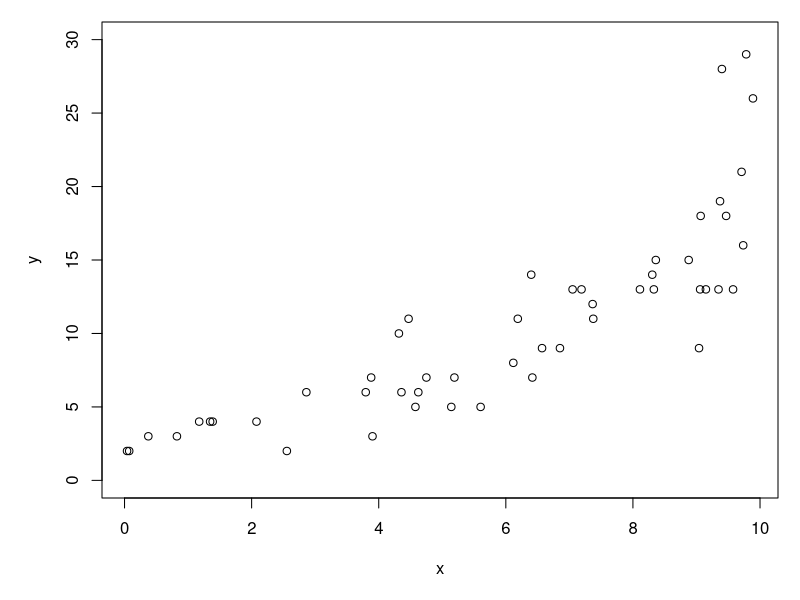
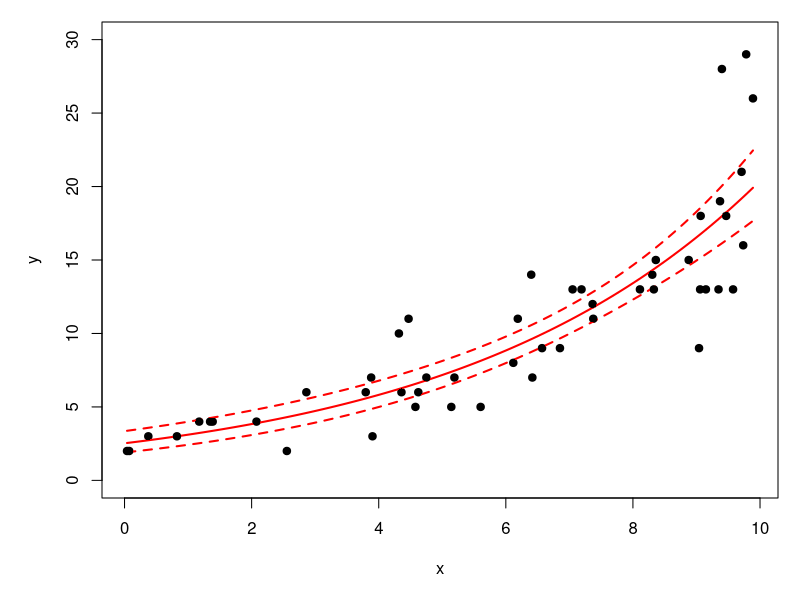
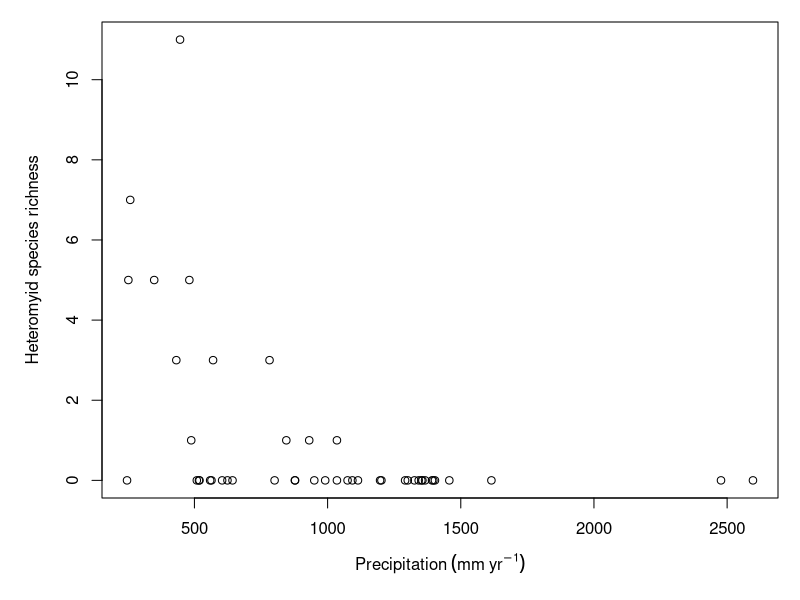
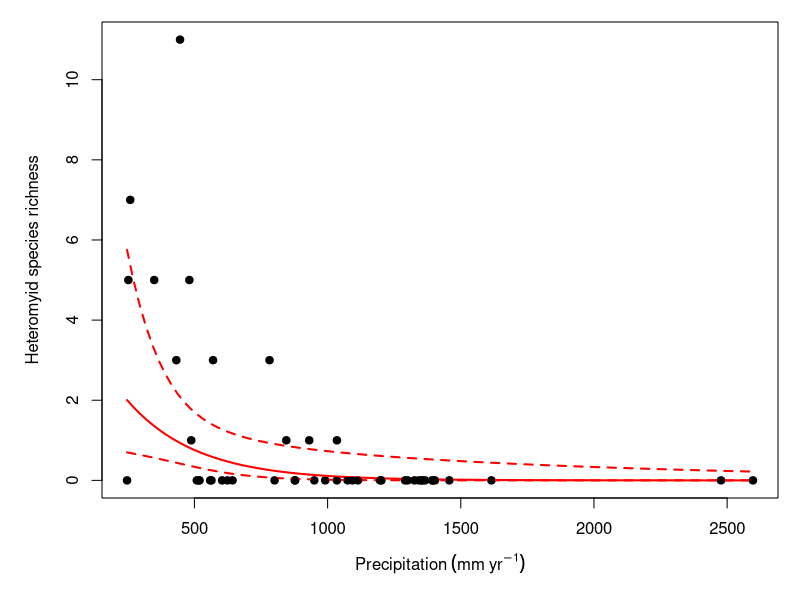
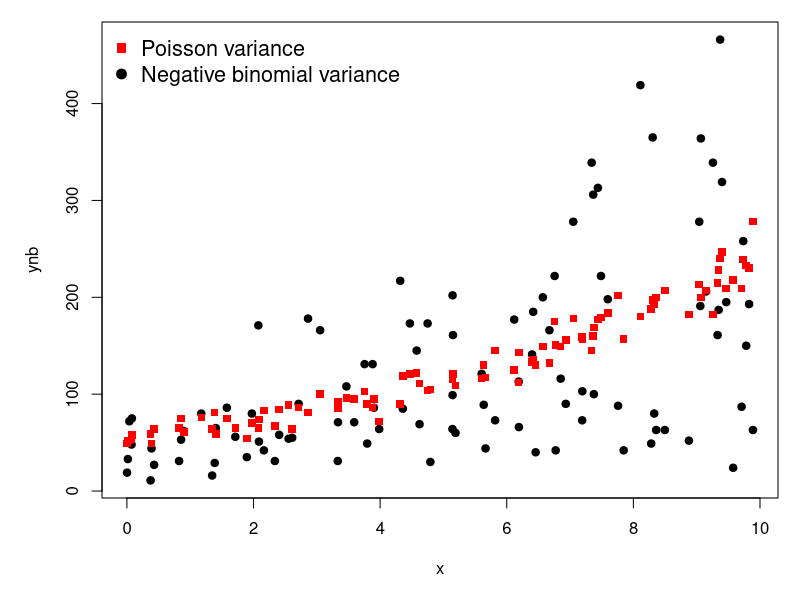
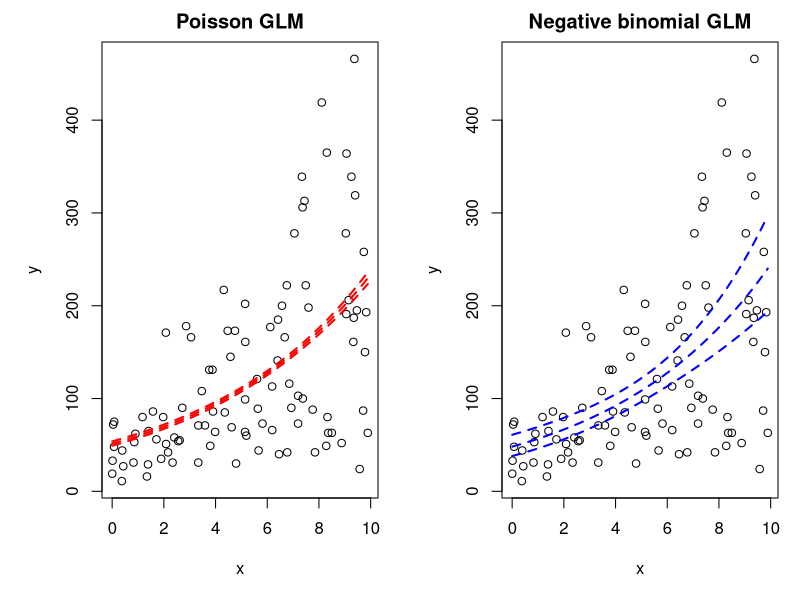
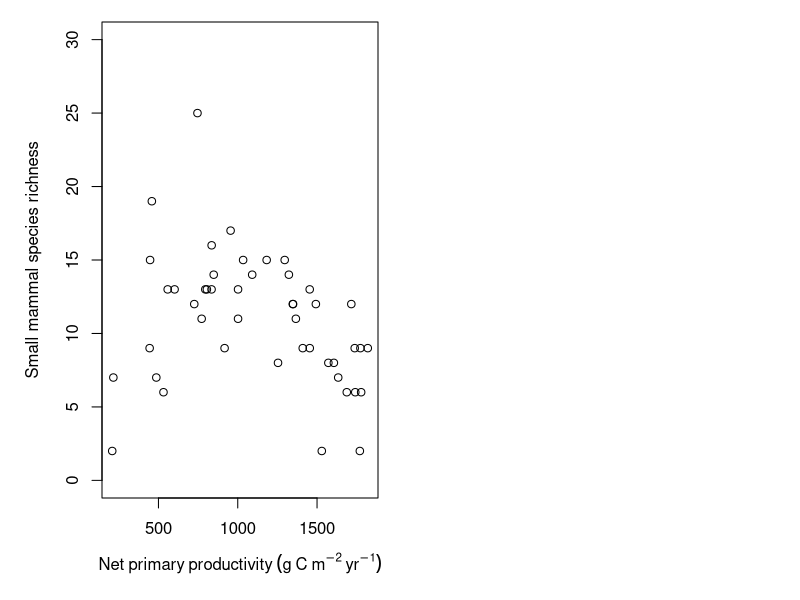
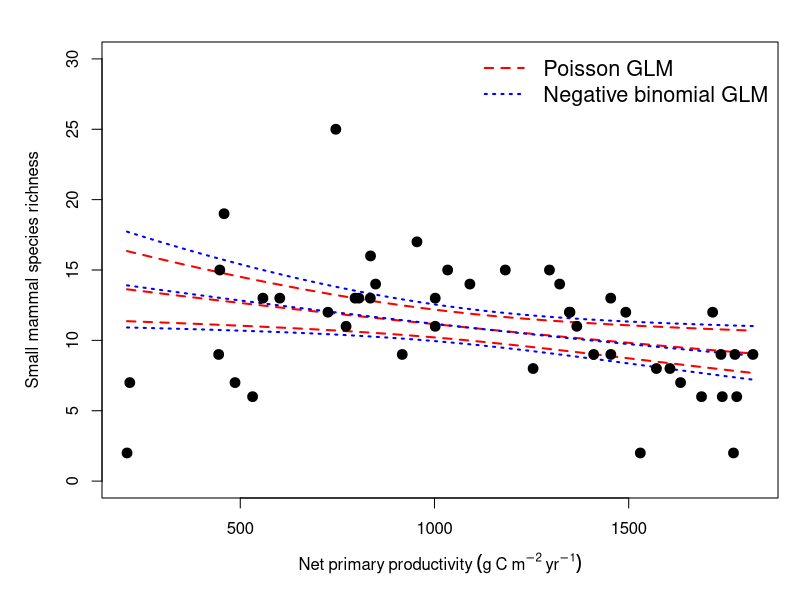

The R source for these figures, in order:
## ---- chunk 1
#| fig.width: 8
#| fig.height: 6


# random number seed for reproducibility
set.seed(42)

# sample size
n <- 50

# coefficients
beta0 <- 0.9
beta1 <- 0.2

# x values
x <- runif(n, 0, 10)

# linear predictor
eta <- beta0 + beta1 * x

# inverse link function
lambda <- exp(eta)

# response variable
y <- rpois(n, lambda)

# make the plot
par(mar=c(5.1, 5.1, 1.1, 1.1))
dat <- data.frame(x=x, y=y)
plot(x,y, ylim=c(0, 30))
## ---- chunk 2
mod1 <- glm(y~x, data=dat, family=poisson)
summary(mod1)
## ---- chunk 3
1-mod1$deviance/mod1$null.deviance
## ---- chunk 4
px <- seq(min(x), max(x), length=100)
pred1 <- predict(mod1, 
                 newdata=data.frame(x=px),
                 type="link", se.fit=TRUE)
mn1 <- exp(qnorm(0.5, pred1$fit, pred1$se.fit))
lo1 <- exp(qnorm(0.025, pred1$fit, pred1$se.fit))
up1 <- exp(qnorm(0.975, pred1$fit, pred1$se.fit))

par(mar=c(5.1, 5.1, 1.1, 1.1))
plot(x, y,  ylim=c(0, 30))
points(px, lo1, type="l", lty=2, lwd=2, col="red")
points(px, up1, type="l", lty=2, lwd=2, col="red")
points(px, mn1, type="l", lwd=2, col="red")
points(x, y, pch=16)
## ---- chunk 5
#| include: false
dx <- read.csv("../datasets/dat-neon-site-rich-env.csv")
## ---- chunk 6
#| fig.width: 8
#| fig.height: 6


par(mar=c(5.1, 5.1, 1.1, 1.1))
plot(dx$precip, dx$het,
     xlab=expression(Precipitation~(mm~yr^{-1})),
     ylab="Heteromyid species richness")
## ---- chunk 7
dz <- dx[which(!dx %in% c("GUAN", "LAJA")),]
## ---- chunk 8
mod2 <- glm(het~precip, data=dz, family=poisson)
summary(mod2)
## ---- chunk 9
1-mod2$deviance/mod2$null.deviance
## ---- chunk 10
px <- seq(min(dx$precip), max(dx$precip), length=100)
pred2 <- predict(mod2, 
                 newdata=data.frame(precip=px),
                 type="link", se.fit=TRUE)
mn2 <- exp(qnorm(0.5, pred2$fit, pred2$se.fit))
lo2 <- exp(qnorm(0.025, pred2$fit, pred2$se.fit))
up2 <- exp(qnorm(0.975, pred2$fit, pred2$se.fit))

par(mar=c(5.1, 5.1, 1.1, 1.1))
plot(dx$precip, dx$het,
     xlab=expression(Precipitation~(mm~yr^{-1})),
     ylab="Heteromyid species richness")
points(px, lo2, type="l", lty=2, lwd=2, col="red")
points(px, up2, type="l", lty=2, lwd=2, col="red")
points(px, mn2, type="l", lwd=2, col="red")
points(dx$precip, dx$het, pch=16)
## ---- chunk 11
#| fig.width: 8
#| fig.height: 6
#| fig-caption: "Simulated data using the same linear predictor with a Poisson distribution (red squares) and a negative binomial distribution (black circles). Notice how the spread of points is much larger in the negative binomial data."
#| fig-alt: "Simulated data using the same linear predictor with a Poisson distribution (red squares) and a negative binomial distribution (black circles). Notice how the spread of points is much larger in the negative binomial data."



# random number seed for reproducibility
set.seed(42)

# sample size
n <- 100

# coefficients
beta0 <- 4     # intercept
beta1 <- 0.15  # slope
theta <- 3     # overdispersion

# x values
x <- runif(n, 0, 10)

# linear predictor
eta <- beta0 + beta1 * x

# inverse link function
lambda <- exp(eta)

# response variable
## negbin
ynb <- rnbinom(n, mu=lambda, size=theta)
## poisson for comparison
yp <- rpois(n, lambda)

# assemble into data frame
dn <- data.frame(x=x, ynb=ynb, yp=yp)

# make the plot
par(mar=c(5.1, 5.1, 1.1, 1.1))
plot(x,ynb, pch=19)
points(x, yp, pch=15, col="red")
legend("topleft", 
       legend=c("Poisson variance",
                "Negative binomial variance"),
       pch=c(15, 19), col=c("red", "black"),
       bty="n", cex=1.3)
## ---- chunk 12
library(MASS)
## ---- chunk 13
mod3 <- glm(ynb~x, data=dn, family=poisson)
mod4 <- glm.nb(ynb~x, data=dn)
## ---- chunk 14
summary(mod3)
## ---- chunk 15
summary(mod4)
## ---- chunk 16
# close, but not quite correct
# because of the boundary problem
lmtest::lrtest(mod3, mod4)
## ---- chunk 17
LR <- 2*(as.numeric(logLik(mod4))-
             as.numeric(logLik(mod3)))
pval <- 0.5*pchisq(LR, df=1, lower.tail=FALSE)
c(LR=LR, pval=pval)
## ---- chunk 18
aic.df <- AIC(mod3, mod4)

# delta aic
aic.df$delta <- aic.df$AIC-min(aic.df$AIC)

# relative likelihoods
aic.df$w <- exp(aic.df$delta/2)

# delta AIC is so large, can't calculate
# AIC weight... basic number sense should
# tell us that w>0.99999 for mod4 (negbin)
aic.df
## ---- chunk 19
#| fig.height: 6
#| fig.width: 12
#| fig-caption: 'Comparison of a Poisson GLM (top) and negative binomial GLM (bottom) fitted to the same data. Notice how the negative binomial GLM better captures the variation in $y$ compared to the Poisson GLM.'
#| fig-alt: 'Comparison of a Poisson GLM (top) and negative binomial GLM (bottom) fitted to the same data. Notice how the negative binomial GLM better captures the variation in $y$ compared to the Poisson GLM.'
px <- seq(min(dn$x), max(dn$x), length=100)

# poisson model predictions
pred3 <- predict(mod3, 
                 newdata=data.frame(x=px),
                 type="link", se.fit=TRUE)
# negbin model predictions
pred4 <- predict(mod4, 
                 newdata=data.frame(x=px),
                 type="link", se.fit=TRUE)

# expected values
mn3 <- exp(qnorm(0.5, pred3$fit, pred3$se.fit))
mn4 <- exp(qnorm(0.5, pred4$fit, pred4$se.fit))

# confidence intervals
## lower
lo3 <- exp(qnorm(0.025, pred3$fit, pred3$se.fit))
lo4 <- exp(qnorm(0.025, pred4$fit, pred4$se.fit))
## upper
up3 <- exp(qnorm(0.975, pred3$fit, pred3$se.fit))
up4 <- exp(qnorm(0.975, pred4$fit, pred4$se.fit))


par(mfrow=c(1,2), mar=c(5.1, 5.1, 2.1, 1.1))
plot(dn$x, dn$ynb,
     xlab="x", ylab="y",
     main="Poisson GLM")
points(px, lo3, type="l",
       lty=2, lwd=2, col="red")
points(px, up3, type="l",
       lty=2, lwd=2, col="red")
points(px, mn3, type="l",
       lty=2, lwd=2, col="red")
plot(dn$x, dn$ynb,
     xlab="x", ylab="y",
     main="Negative binomial GLM")
points(px, lo4, type="l",
       lty=2, lwd=2, col="blue")
points(px, up4, type="l",
       lty=2, lwd=2, col="blue")
points(px, mn4, type="l",
       lty=2, lwd=2, col="blue")

## ---- chunk 20
#| include: false
dx <- read.csv("../datasets/dat-neon-site-rich-env.csv")
## ---- chunk 21
#| fig.width: 8
#| fig.height: 6
par(mar=c(5.1, 5.1, 1.1, 1.1))
plot(dx$npp, dx$tot,
     xlab=expression(Net~primary~productivity~(g~C~m^{-2}~yr^{-1})),
     ylab="Small mammal species richness",
     ylim=c(0, 30))

## ---- chunk 22
mod5 <- glm(tot~npp, data=dx, family=poisson)
summary(mod5)
## ---- chunk 23
mod6 <- glm.nb(tot~npp, data=dx)
summary(mod6)
## ---- chunk 24
aic.df <- AIC(mod5, mod6)

# delta aic
aic.df$delta <- aic.df$AIC-min(aic.df$AIC)

# relative likelihoods
aic.df$rel <- exp(-1*aic.df$delta/2)

# aic weight
aic.df$wt <- aic.df$rel/sum(aic.df$rel)

aic.df
## ---- chunk 25
LR <- 2*(as.numeric(logLik(mod6))-
             as.numeric(logLik(mod5)))
pval <- 0.5*pchisq(LR, df=1, lower.tail=FALSE)
c(LR=LR, pval=pval)
## ---- chunk 26
1-mod6$deviance/mod6$null.deviance
## ---- chunk 27
# null model
mod0 <- glm.nb(tot~1, data=dx)

# likelihood ratio test
lmtest::lrtest(mod6, mod0)
## ---- chunk 28
aic.df <- AIC(mod0, mod5, mod6)

# delta aic
aic.df$delta <- aic.df$AIC-min(aic.df$AIC)

# relative likelihoods
aic.df$rel <- exp(-1*aic.df$delta/2)

# aic weight
aic.df$wt <- aic.df$rel/sum(aic.df$rel)

aic.df[order(aic.df$delta),]
## ---- chunk 29
#| fig.height: 6
#| fig.width: 8
#| fig-caption: 'Comparison of a Poisson GLM (top) and negative binomial GLM (bottom) of small mammal species richness in respose to net primary productivity (NPP). Notice how the negative binomial GLM better captures the variation in $y$ compared to the Poisson GLM.'
#| fig-alt: 'Comparison of a Poisson GLM (top) and negative binomial GLM (bottom) of small mammal species richness in respose to net primary productivity (NPP). Notice how the negative binomial GLM better captures the variation in $y$ compared to the Poisson GLM.'


px <- seq(min(dx$npp), max(dx$npp), length=100)

# poisson model predictions
pred5 <- predict(mod5, 
                 newdata=data.frame(npp=px),
                 type="link", se.fit=TRUE)
# negbin model predictions
pred6 <- predict(mod6, 
                 newdata=data.frame(npp=px),
                 type="link", se.fit=TRUE)

# expected values
mn5 <- exp(qnorm(0.5, pred5$fit, pred5$se.fit))
mn6 <- exp(qnorm(0.5, pred6$fit, pred6$se.fit))

# confidence intervals
## lower
lo5 <- exp(qnorm(0.025, pred5$fit, pred5$se.fit))
lo6 <- exp(qnorm(0.025, pred6$fit, pred6$se.fit))
## upper
up5 <- exp(qnorm(0.975, pred5$fit, pred5$se.fit))
up6 <- exp(qnorm(0.975, pred6$fit, pred6$se.fit))

xlabel <- expression(Net~primary~productivity~(g~C~m^{-2}~yr^{-1}))

par(mfrow=c(1,1), mar=c(5.1, 5.1, 2.1, 1.1))
plot(dx$npp, dx$tot,
     xlab=xlabel,
     ylab="Small mammal species richness",
     ylim=c(0, 30))
points(px, lo5, type="l",
       lty=2, lwd=2, col="red")
points(px, up5, type="l",
       lty=2, lwd=2, col="red")
points(px, mn5, type="l",
       lty=2, lwd=2, col="red")
points(px, lo6, type="l",
       lty=3, lwd=2, col="blue")
points(px, up6, type="l",
       lty=3, lwd=2, col="blue")
points(px, mn6, type="l",
       lty=3, lwd=2, col="blue")
legend("topright",
       legend=c("Poisson GLM", "Negative binomial GLM"),
       lty=c(2,3), col=c("red", "blue"), lwd=2,
       bty="n", cex=1.3)
points(dx$npp, dx$tot, pch=19, cex=1.3)
